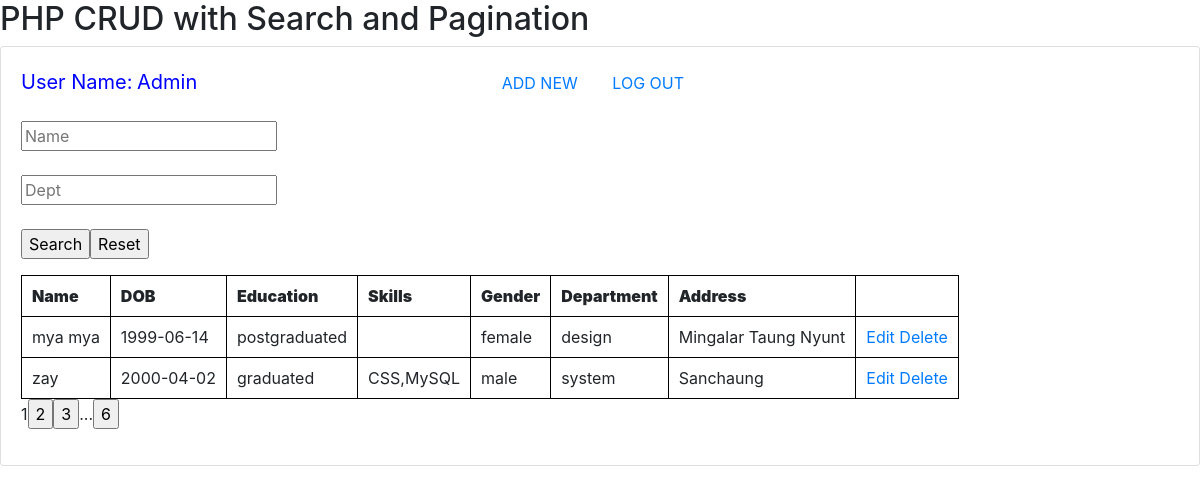
Page /index2.php (signed in) on the committed database.
### tables this page shows
CREATE TABLE `register` (
  `id` int(11) NOT NULL,
  `name` text NOT NULL,
  `dob` date NOT NULL,
  `education` text NOT NULL,
  `skill` text NOT NULL,
  `gender` text NOT NULL,
  `dept` text NOT NULL,
  `address` varchar(255) NOT NULL
);

### config.php (called while the page is built, shortened)
<?php
class DBController {
	private $host = "localhost";
	private $user = "root";
	private $password = "";
	private $database = "crud";
    private $conn;
	function __construct() {
		$this->conn = $this->connectDB();
	}
	function connectDB() {
		$conn = mysqli_connect($this->host,$this->user,$this->password,$this->database);
		return $conn;
	}
	function runQuery($query) {
		$result = mysqli_query($this->conn,$query);
		while($row=mysqli_fetch_assoc($result)) {
			$resultset[] = $row;
		}
		if(!empty($resultset))
			return $resultset;
	}
	function numRows($query) {
		$result  = mysqli_query($this->conn, $query);
		$rowcount = mysqli_num_rows($result);
		return $rowcount;
	}
}
?>

### index2.php (the view, shortened to what this page needs)
 <?php
 $auth =isset($_SESSION['auth']);
 ?>
 <?php if ($auth) {?>
  <?php
  require_once("perpage.php");
  require_once("config.php");
  $db_handle = new DBController();
  $name = "";
  $dept = "";
  $queryCondition = "";
  $orderby = " ORDER BY id desc";
  $sql = "SELECT * FROM register " . $queryCondition;
  $href = 'index2.php';
  $perPage = 2;
  $page = 1;
  $start = ($page-1)*$perPage;
  $query =  $sql . $orderby .  " limit " . $start . "," . $perPage;
  $result = $db_handle->runQuery($query);
  if(!empty($result)) {
    $result["perpage"] = showperpage($sql, $perPage, $href);
  }
  ?>
  <html>
  <head>
    <link rel="stylesheet" href="https://maxcdn.bootstrapcdn.com/bootstrap/4.0.0-beta.3/css/bootstrap.min.css">
    <link rel="stylesheet" href="https://unpkg.com/placeholder-loading/dist/css/placeholder-loading.min.css">
  </head>
</head>
<body>
  <h2>PHP CRUD with Search and Pagination</h2>
  <div class="card">
    <div class="card-body">
      <div class="form-group">
        <div class="table-responsive" id="dynamic_content">
          <form action="index.php" method="post">
            <label for="uname" style="font-size: 20px; color: blue;">User Name:</label>
            <label  for="username" style="font-size: 20px; color: blue;"><?php echo $_SESSION['user']?></label>
            <a href="new.php" class="new" style="text-align: right; margin-left: 300px;">ADD NEW</a>
            <a href="logout.php" class="new" style="display: inline; text-align: right; margin-left: 30px;">LOG OUT</a><br>
          </form>
        </div>
        <div id="toys-grid">
          <form name="frmSearch" method="post" action="index2.php">
            <div class="search-box">
              <p><input type="text" placeholder="Name" name="search[name]" class="demoInputBox" value="<?php echo $name; ?>"  /><br><br><input type="text" placeholder="Dept" name="search[dept]" class="demoInputBox" value="<?php echo $dept; ?>" /><br><br><input type="submit" name="go" class="btnSearch" value="Search"><input type="reset" class="btnSearch" value="Reset" onclick="window.location='index2.php'"></p>
            </div>
            <table cellpadding="10" cellspacing="1">
              <thead>
                <tr>
                  <th><strong>Name</strong></th>
                  <th><strong>DOB</strong></th>
                  <th><strong>Education</strong></th>
                  <th><strong>Skills</strong></th>
                  <th><strong>Gender</strong></th>
                  <th><strong>Department</strong></th>
                  <th><strong>Address</strong></th>
                </tr>
              </thead>
              <tbody>
                <?php
                if(!empty($result)) {
                  foreach($result as $k=>$v) {
                    if(is_numeric($k)) {
                      ?>
                      <tr>
                        <td><?php echo $result[$k]["name"]; ?></td>
                        <td><?php echo $result[$k]["dob"]; ?></td>
                        <td><?php echo $result[$k]["education"]; ?></td>
                        <td><?php echo $result[$k]["skill"]; ?></td>
                        <td><?php echo $result[$k]["gender"]; ?></td>
                        <td><?php echo $result[$k]["dept"]; ?></td>
                        <td><?php echo $result[$k]["address"]; ?></td>
                        <td>
                          <a class="btnEditAction" href="edit.php?id=<?php echo $result[$k]["id"]; ?>">Edit</a> <a class="btnDeleteAction" href="delete.php?action=delete&id=<?php echo $result[$k]["id"]; ?>">Delete</a>
                        </td>
                      </tr>
                      <?php
                    }
                  }
                }?>
                </table>
                <?php
                if(isset($result["perpage"])) {
                  echo $result["perpage"];
                }
                ?>
              </form>
            </div>
          </div>
        </div>
      </div>
    </body>
    </html>
    <?php } ?>

### perpage.php (shortened to what this page needs)
<?php
    function perpage($count, $per_page = '10',$href) {
        $output = '';
        if($per_page != 0)
        $pages  = ceil($count/$per_page);
        if($pages>1) {
            for($i=($_POST["page"]-2); $i<=($_POST["page"]+2); $i++)    {
                if($i<1) continue;
                if($_POST["page"] == $i)
                    $output = $output . '<span id='.$i.' class="current-page" >'.$i.'</span>';
                else
                    $output = $output . '<input type="submit" name="page" class="perpage-link" value="' . $i . '" />';
            }
            if(($pages-($_POST["page"]+2))>1) {
                $output = $output . '...';
            }
            if(($pages-($_POST["page"]+2))>0) {
                if($_POST["page"] == $pages)
                    $output = $output . '<span id=' . ($pages) .' class="current-page">' . ($pages) .'</span>';
                else
                    $output = $output . '<input type="submit" name="page" class="perpage-link" value="' . $pages . '" />';
            }
        }
        return $output;
    }
    function showperpage($sql, $per_page = 10, $href) {
        require_once("config.php");
        $db_handle = new DBController();
        $count   = $db_handle->numRows($sql);
        $perpage = perpage($count, $per_page,$href);
        return $perpage;
    }
?>

### index2.php (style rules this page uses)
table,tr,th,td { border: 1px solid black; }

### rows in the picture
register: name "mya mya", dob "1999-06-14", education "postgraduated", gender "female", dept "design", address "Mingalar Taung Nyunt"
register: name "zay", dob "2000-04-02", education "graduated", skill "CSS,MySQL", gender "male", dept "system", address "Sanchaung"

### other values in the picture
$_SESSION['user'] "Admin"
$output "..."
